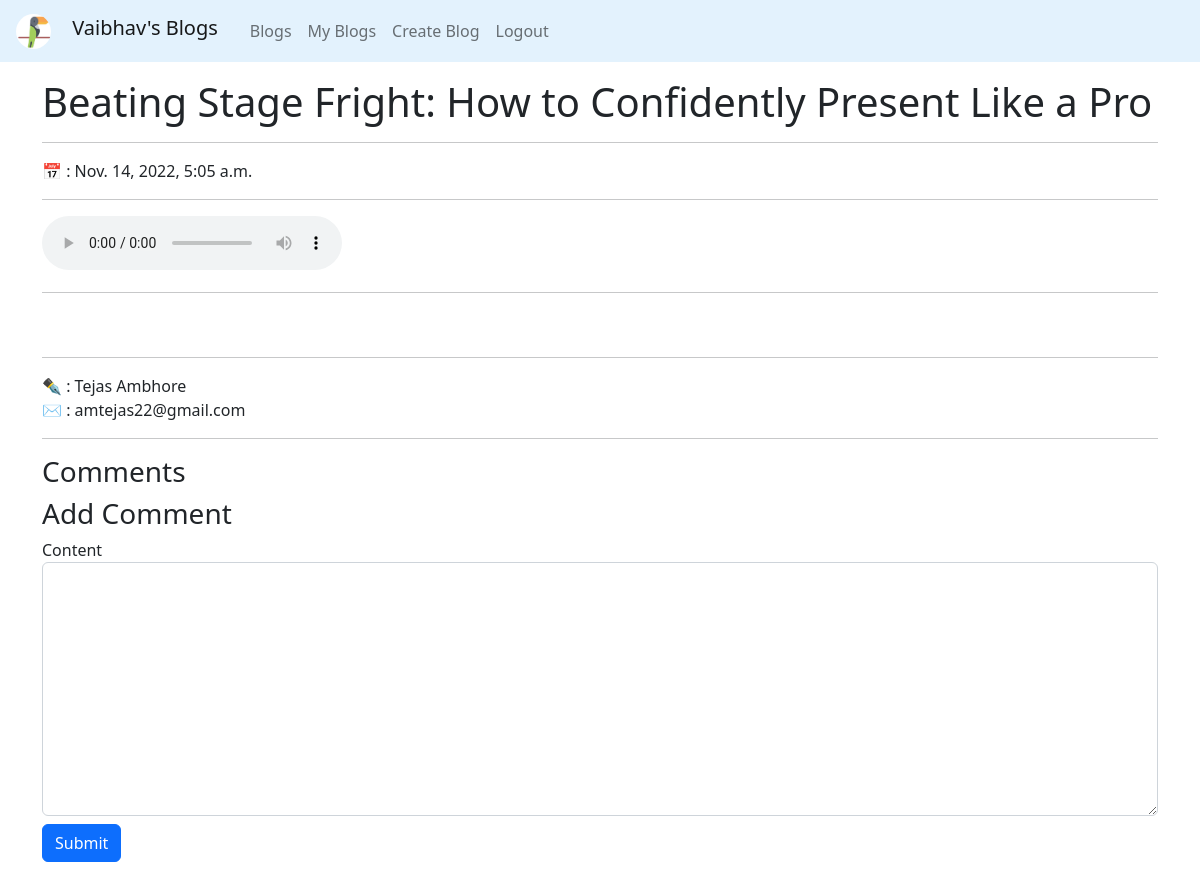
/blogs/getblog/8/ (signed in), run on an earlier commit of the app's database.
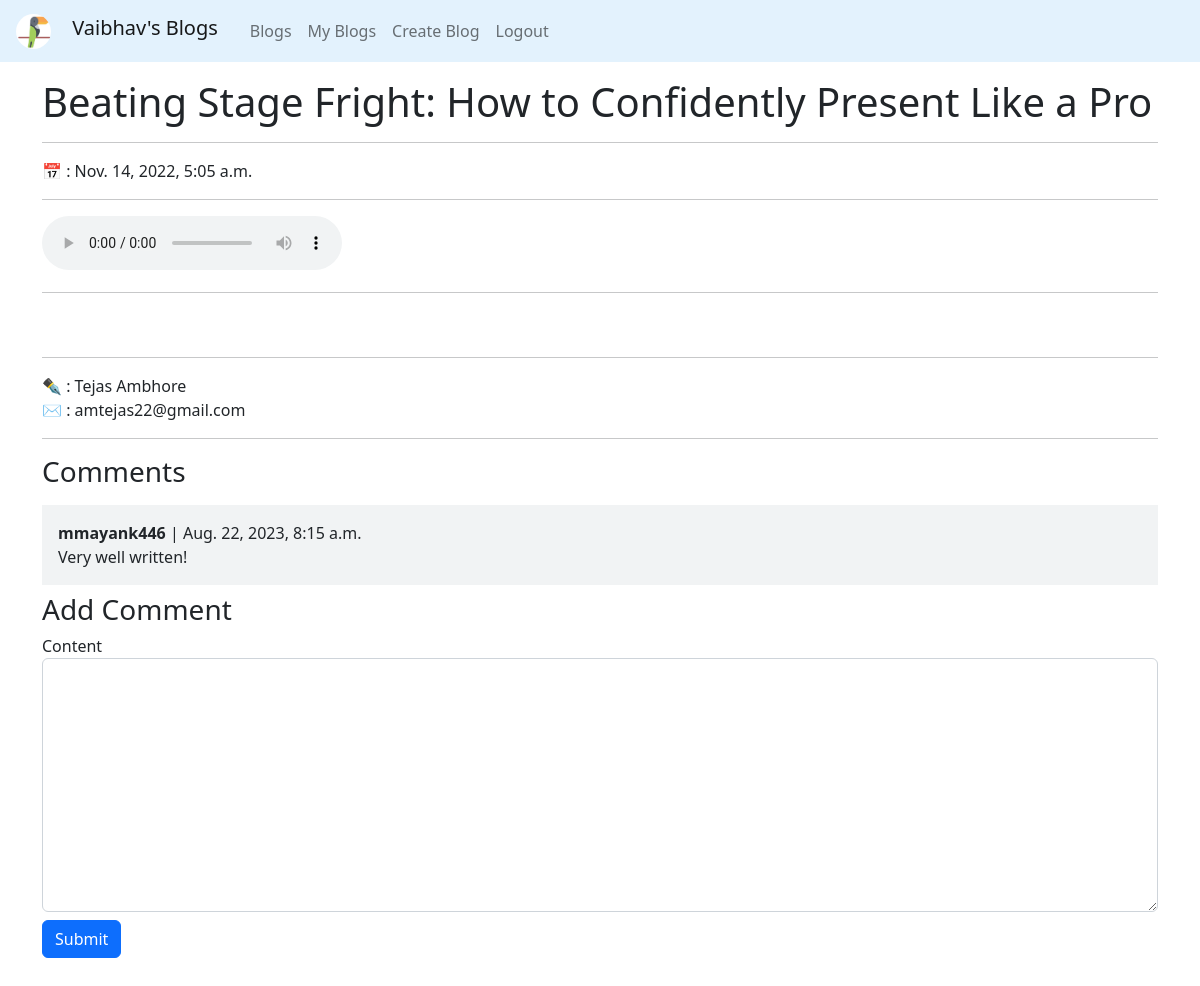
And on a later commit of the database.
### Blogs/models.py (models this page shows, shortened)
class Comment(models.Model):
    content = models.TextField(null=True, blank=True)
    author = models.ForeignKey(User, null=True, blank=True, on_delete=models.CASCADE)
    blog = models.ForeignKey(Blog, null=True, blank=True, on_delete=models.CASCADE)
    reply = models.TextField(null=True, blank=True)
    date = models.DateTimeField(auto_now_add=True, null=True, blank=True)

### Blogs/views.py (the view, shortened to what this page needs)
# urls.py: path('getblog/<int:pk>/', getBlog, name='get_blog'),
def getBlog(request, pk):
    try:
        context = {}
        blog = Blog.objects.get(id=pk)
        comments = Comment.objects.filter(blog=blog.id).order_by('-date')
        form = CommentCreationForm()
        context['blog'] = blog
        context['comments'] = comments
        context['comment_form'] = form
        return render(request, 'Blogs/blog.html', context)
    except Exception as e:
        context = {'error':str(e)}
        return render(request, 'error.html', context)

### Blogs/forms.py
class CommentCreationForm(ModelForm):
    class Meta:
        model = Comment
        exclude = ['author', 'blog', 'reply']

### templates/Blogs/blog.html (shortened to what this page needs)
{% extends 'base.html' %}
{% block content %}
{% load crispy_forms_tags %}
<div class="container my-3">
    <h1 class="h1 text-dark">{{blog.title}}</h1>
    <hr>
    <div>📅 : {{blog.date}}</div>
    <hr>
    <div>
        <audio src="{{ MEDIA_URL }}{{ blog.audio }}" controls></audio>
    </div>
    <hr>
    <div class="py-3">
    </div>
    <hr>
    <div>✒ : {{blog.author.first_name}} {{blog.author.last_name}}</div>
    <div>✉ : {{blog.author.email}}</div>
    <hr>
    <div class="d-flex flex-column comments-section">
        <h3 class="h3 text-dark">Comments</h3>
        {% for comment in comments %}
        <div class="p-3 my-2" style="background: #f1f3f4;">
            <div><b>{{ comment.author.username }}</b> | {{ comment.date }}</div>
            <div>
                {{ comment.content }}
            </div>
        </div>
        {% endfor %}
    </div>
    {% if request.user.is_authenticated %}
    <form class="" method="post">
        <h3 class="h3 text-dark">Add Comment</h3>
        {{ comment_form|crispy }}
        <div class="py-2">
            <button type="submit" class="btn btn-primary btn-block mb-4">Submit</button>
        </div>
    </form>
    {% endif %}
</div>
{% endblock %}

What changed in the data, as far as the page shows it:
added Comment: author.username "mmayank446", date "Aug. 22, 2023, 8:15 a.m.", content "Very well written!"
